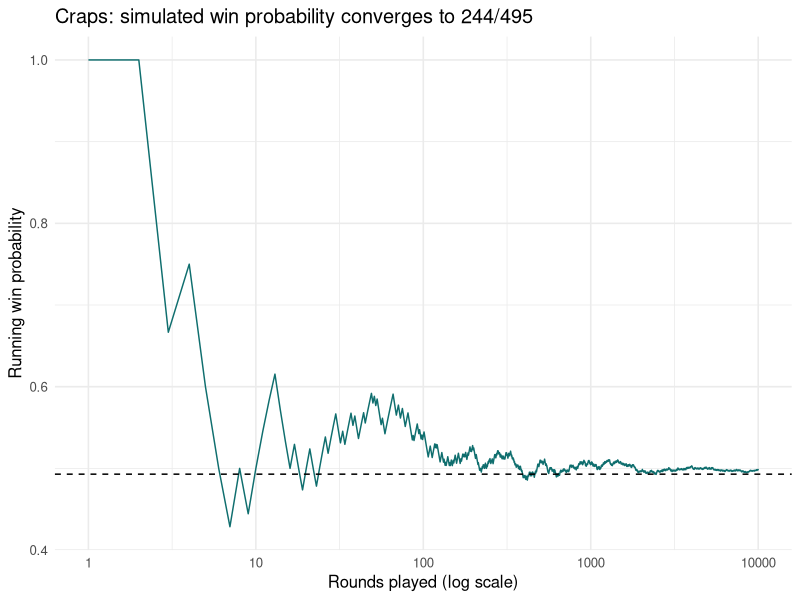

This figure's R source:
# Monte Carlo simulation of the casino game craps
#
# Estimates the probability of winning a pass-line bet and the expected value
# of a bet, then checks the estimate against the known exact answer (244/495).
#
# Run from the project folder: Rscript 02_craps_simulation.R

library(ggplot2)

fig_dir <- "figures"
dir.create(fig_dir, showWarnings = FALSE)

roll_dice <- function() sum(sample(1:6, 2, replace = TRUE))

# Play one round. Returns TRUE for a win, FALSE for a loss.
play_one_round <- function() {
  first_roll <- roll_dice()
  if (first_roll %in% c(7, 11)) return(TRUE)
  if (first_roll %in% c(2, 3, 12)) return(FALSE)

  # Any other total becomes the "point": keep rolling until it repeats (win)
  # or a 7 shows up (loss).
  point <- first_roll
  repeat {
    next_roll <- roll_dice()
    if (next_roll == point) return(TRUE)
    if (next_roll == 7) return(FALSE)
  }
}

# Simulate many rounds and summarise an even-money bet of `bet_size`.
simulate_craps <- function(n_rounds, bet_size) {
  wins <- replicate(n_rounds, play_one_round())
  win_prob <- mean(wins)
  list(
    n_rounds = n_rounds,
    win_prob = win_prob,
    expected_value = bet_size * (2 * win_prob - 1),
    wins = wins
  )
}

set.seed(2024)
exact_win_prob <- 244 / 495

scenarios <- list(
  c(n_rounds = 10, bet_size = 100),
  c(n_rounds = 1000, bet_size = 5),
  c(n_rounds = 10000, bet_size = 10)
)
for (s in scenarios) {
  result <- simulate_craps(s[["n_rounds"]], s[["bet_size"]])
  cat(sprintf(
    "%6d rounds, bet %3d: win probability %.4f (exact %.4f), expected value per bet %+.3f\n",
    result$n_rounds, s[["bet_size"]], result$win_prob, exact_win_prob, result$expected_value
  ))
}

# How quickly does the estimate settle near the exact value?
long_run <- simulate_craps(10000, 10)
convergence <- data.frame(
  round = seq_along(long_run$wins),
  running_win_prob = cumsum(long_run$wins) / seq_along(long_run$wins)
)

plot_convergence <- ggplot(convergence, aes(round, running_win_prob)) +
  geom_line(colour = "#0f6e6e") +
  geom_hline(yintercept = exact_win_prob, linetype = "dashed") +
  scale_x_log10() +
  labs(
    title = "Craps: simulated win probability converges to 244/495",
    x = "Rounds played (log scale)", y = "Running win probability"
  ) +
  theme_minimal(base_size = 12)

ggsave(file.path(fig_dir, "craps_convergence.png"), plot_convergence, width = 7, height = 4, dpi = 150)
